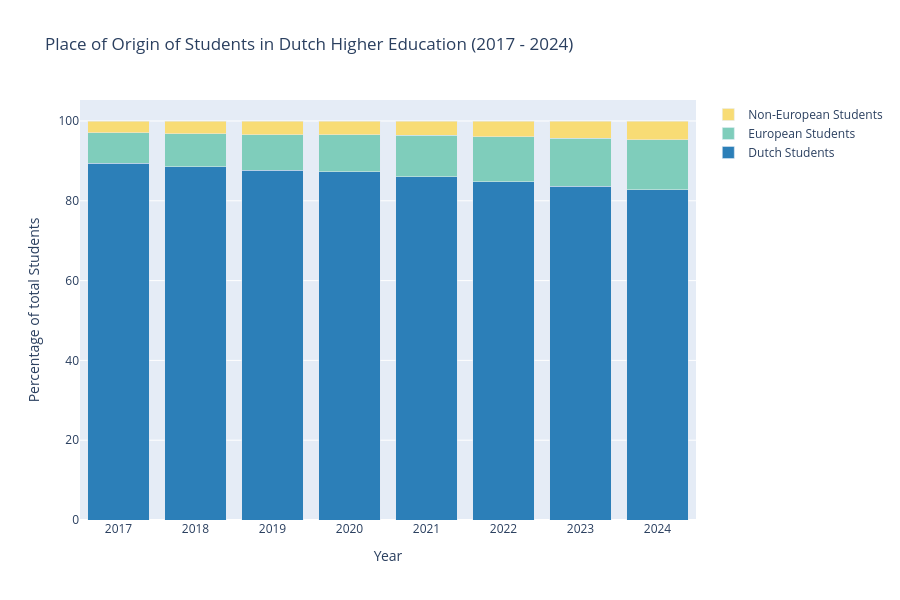

The cell this chart's notebook holds for it:
### Markdown cell above
#### Increased Cultural Diversity
The growing number of international students at Dutch universities significantly contributes to cultural diversity within higher education. These students bring with them a wide range of perspectives, languages, customs, and ways of thinking, enriching the learning environment. This fosters intercultural understanding and helps both Dutch and international students develop the skills needed to collaborate effectively in an increasingly globalized world.

In addition, this diversity enhances knowledge exchange on both content and methodological levels. Due to their different academic backgrounds and approaches, international students introduce new insights into teaching and research. Universities benefit from this through group work, classroom discussions, and collaborative international research projects that integrate knowledge from multiple countries. As noted by Nuffic (2023), internationalization strengthens the quality of education and supports the development of global citizenship skills.

Moreover, the rise in international student numbers encourages institutions to design curricula and teaching methods that are more inclusive and internationally oriented. This includes the expansion of English-taught programs, the integration of intercultural training modules, and participation in international accreditation processes. These developments not only increase the appeal of Dutch universities but also strengthen their position in international rankings (OECD, 2024; Universities of the Netherlands, n.d.).

### Code cell
jaren2 = [2017, 2018, 2019, 2020, 2021,2022, 2023,2024]

Totaal = {jaar: student_realisatie[(student_realisatie['jaar'] == jaar)]['ingeschrevenen_HO'].sum() for jaar in jaren2}
print(Totaal)

#each list comprehension creates a list of the percentage of certain groups of students
totaal_NL = [(student_realisatie[(student_realisatie['jaar'] == jaar) & (student_realisatie['herkomst'] == 'NL')]['ingeschrevenen_HO'].sum() / Totaal[jaar]) * 100 for jaar in jaren2]
totaal_EER = [(student_realisatie[(student_realisatie['jaar'] == jaar) & (student_realisatie['herkomst'] == 'EER')]['ingeschrevenen_HO'].sum() / Totaal[jaar]) * 100 for jaar in jaren2]
totaal_niet_EER = [(student_realisatie[(student_realisatie['jaar'] == jaar) & (student_realisatie['herkomst'] == 'niet-EER')]['ingeschrevenen_HO'].sum() / Totaal[jaar]) * 100 for jaar in jaren2]



fig2 = go.Figure(data=[
    go.Bar(name='Dutch Students', x=jaren2, y=totaal_NL, marker=dict(color='#2c7fb8')),
    go.Bar(name='European Students', x=jaren2, y=totaal_EER, marker=dict(color='#7fcdbb')),
    go.Bar(name='Non-European Students', x=jaren2, y=totaal_niet_EER, marker=dict(color='#f8dc75')),
    
])

fig2.update_layout(barmode='stack', title='Place of Origin of Students in Dutch Higher Education (2017 - 2024)', height = 600, xaxis_title="Year",
    yaxis_title="Percentage of total Students")
fig2.show()

### Figure 1 — Plotly figure (JSON) as saved in the notebook; plotly's stock layout.template omitted (floating-point values rounded to 4 significant figures)
{"data": [{"marker": {"color": "#2c7fb8"}, "name": "Dutch Students", "type": "bar", "x": [2017, 2018, 2019, 2020, 2021, 2022, 2023, 2024], "y": [89.39, 88.5, 87.71, 87.27, 86.03, 84.79, 83.59, 82.75]}, {"marker": {"color": "#7fcdbb"}, "name": "European Students", "type": "bar", "x": [2017, 2018, 2019, 2020, 2021, 2022, 2023, 2024], "y": [7.618, 8.254, 8.845, 9.284, 10.37, 11.28, 12.06, 12.58]}, {"marker": {"color": "#f8dc75"}, "name": "Non-European Students", "type": "bar", "x": [2017, 2018, 2019, 2020, 2021, 2022, 2023, 2024], "y": [2.99, 3.243, 3.446, 3.449, 3.594, 3.936, 4.356, 4.673]}], "layout": {"barmode": "stack", "height": 600, "title": {"text": "Place of Origin of Students in Dutch Higher Education (2017 - 2024)"}, "xaxis": {"autorange": true, "range": [2016.0, 2024.0], "title": {"text": "Year"}, "type": "linear"}, "yaxis": {"autorange": true, "range": [0, 105.3], "title": {"text": "Percentage of total Students"}, "type": "linear"}}}
